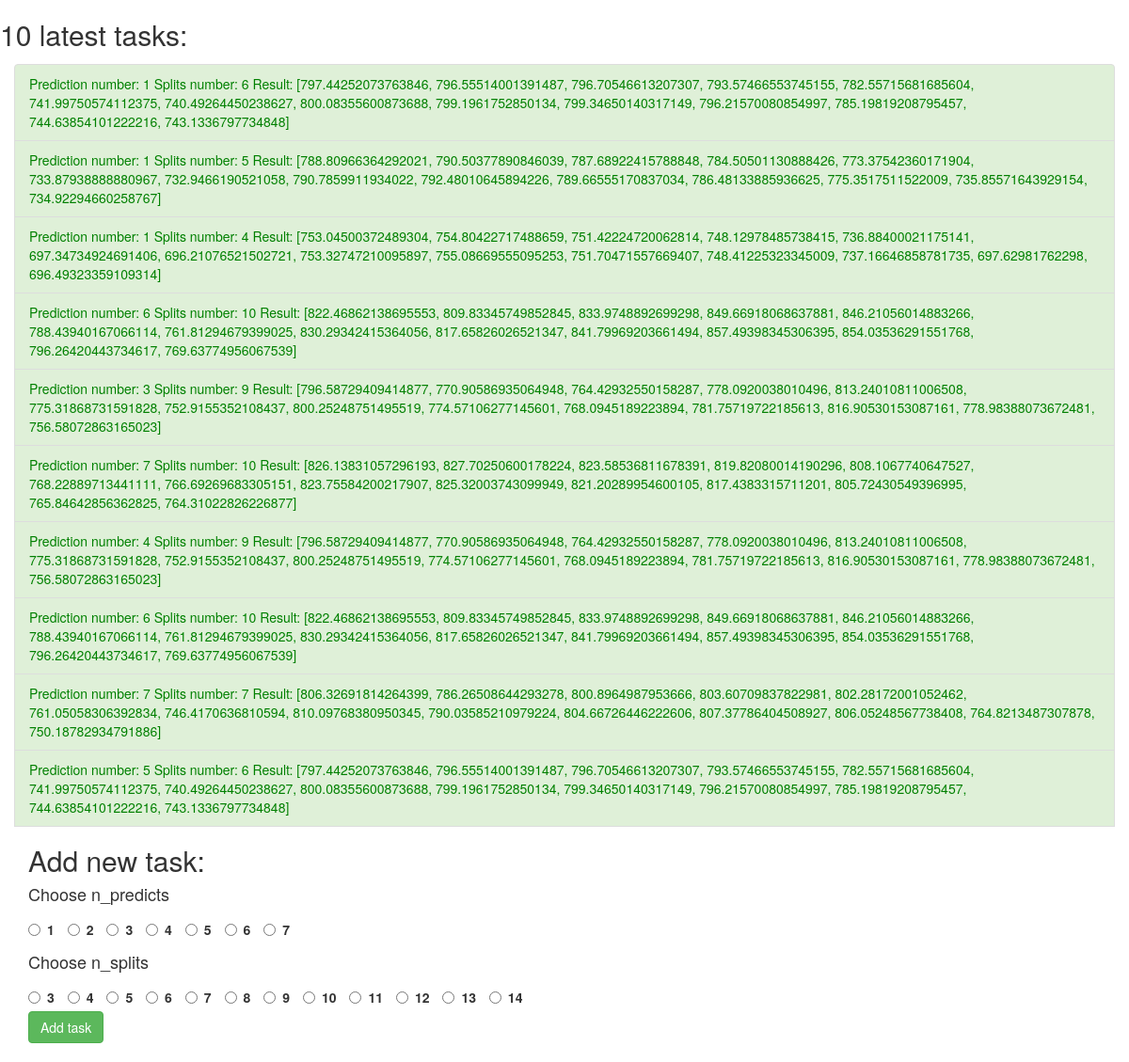
Screenshot of /webinterface/ with the database file from the repository.
### webinterface/models.py (models this page shows, shortened)
class Object(models.Model):
    n_predicts = models.IntegerField(default=7)
    n_splits = models.IntegerField(default=3)
    status = models.CharField(max_length=200)

### webinterface/views.py (the view)
# urls.py: path('', views.index, name='index'),
def index(request):
    latest_task_list = Object.objects.order_by('-id')[:10]
    context = {'latest_object_list': latest_task_list, 'predict_list': range(1,8), 'split_list':range(3,15)}
    start_new_thread(startupdate,())
    return render(request, 'webinterface/index.html', context)

### webinterface/templates/webinterface/index.html (shortened to what this page needs)
{% load static %}
<link rel="stylesheet" href="https://maxcdn.bootstrapcdn.com/bootstrap/3.3.7/css/bootstrap.min.css">
<link rel="stylesheet" type="text/css" href="{% static 'webinterface/style.css' %}" />
<h2>
10 latest tasks:
</h2>
{% if latest_object_list %}
	<div class="list-group">
    {% for obj in latest_object_list %}
		<a href="#" class="list-group-item list-group-item-success">Prediction number: {{ obj.n_predicts }} Splits number:  {{ obj.n_splits }} Result: {{obj.status}}</a>
    {% endfor %}
	<div/>
{% else %}
    <p>You have no tasks.</p>
{% endif %}
<h2>Add new task:</h2>
<form class="form-horizontal" action="{% url 'webinterface:addtask' %}" method="post">
<h4>Choose n_predicts</h4>
{% for i in predict_list %}
    <div class="radio-inline"><input type="radio" name="n_predicts" id="{{ forloop.counter }}" value="{{ i }}" />
    <label for="n_predicts{{ forloop.counter }}">{{ i }}</label></div>
{% endfor %}
<h4>Choose n_splits</h4>
{% for i in split_list %}
    <div class="radio-inline">
		<input type="radio" name="n_splits" id="{{ forloop.counter }}" value="{{ i }}" />
		<label for="n_splits{{ forloop.counter }}">{{ i }}</label>
	</div>
{% endfor %}
<input class="btn btn-success" type="submit" value="Add task" />
</form>

### webinterface/static/webinterface/style.css (style rules this page uses)
a[href="#"] { color: green; }
div { margin:15; }
div[class="radio-inline"] { margin:0; }

### rows the page displays
Object: n_predicts "1", n_splits "6", status "[797.44252073763846, 796.55514001391487, 796.70546613207307, 793.57466553745155, 782.55715681685604, 741.99750574112375, 740.49264450238627, 800.08355600873688, 799.1961752850134, 799.34650140317149, 796.21570080854997, 785.19819208795457, 744.63854101222216, 743.1336797734848]"
Object: n_predicts "1", n_splits "5", status "[788.80966364292021, 790.50377890846039, 787.68922415788848, 784.50501130888426, 773.37542360171904, 733.87938888880967, 732.9466190521058, 790.7859911934022, 792.48010645894226, 789.66555170837034, 786.48133885936625, 775.3517511522009, 735.85571643929154, 734.92294660258767]"
Object: n_predicts "1", n_splits "4", status "[753.04500372489304, 754.80422717488659, 751.42224720062814, 748.12978485738415, 736.88400021175141, 697.34734924691406, 696.21076521502721, 753.32747210095897, 755.08669555095253, 751.70471557669407, 748.41225323345009, 737.16646858781735, 697.62981762298, 696.49323359109314]"
Object: n_predicts "6", n_splits "10", status "[822.46862138695553, 809.83345749852845, 833.9748892699298, 849.66918068637881, 846.21056014883266, 788.43940167066114, 761.81294679399025, 830.29342415364056, 817.65826026521347, 841.79969203661494, 857.49398345306395, 854.03536291551768, 796.26420443734617, 769.63774956067539]"
Object: n_predicts "3", n_splits "9", status "[796.58729409414877, 770.90586935064948, 764.42932550158287, 778.0920038010496, 813.24010811006508, 775.31868731591828, 752.9155352108437, 800.25248751495519, 774.57106277145601, 768.0945189223894, 781.75719722185613, 816.90530153087161, 778.98388073672481, 756.58072863165023]"
Object: n_predicts "7", n_splits "10", status "[826.13831057296193, 827.70250600178224, 823.58536811678391, 819.82080014190296, 808.1067740647527, 768.22889713441111, 766.69269683305151, 823.75584200217907, 825.32003743099949, 821.20289954600105, 817.4383315711201, 805.72430549396995, 765.84642856362825, 764.31022826226877]"
Object: n_predicts "4", n_splits "9", status "[796.58729409414877, 770.90586935064948, 764.42932550158287, 778.0920038010496, 813.24010811006508, 775.31868731591828, 752.9155352108437, 800.25248751495519, 774.57106277145601, 768.0945189223894, 781.75719722185613, 816.90530153087161, 778.98388073672481, 756.58072863165023]"
Object: n_predicts "6", n_splits "10", status "[822.46862138695553, 809.83345749852845, 833.9748892699298, 849.66918068637881, 846.21056014883266, 788.43940167066114, 761.81294679399025, 830.29342415364056, 817.65826026521347, 841.79969203661494, 857.49398345306395, 854.03536291551768, 796.26420443734617, 769.63774956067539]"
Object: n_predicts "7", n_splits "7", status "[806.32691814264399, 786.26508644293278, 800.8964987953666, 803.60709837822981, 802.28172001052462, 761.05058306392834, 746.4170636810594, 810.09768380950345, 790.03585210979224, 804.66726446222606, 807.37786404508927, 806.05248567738408, 764.8213487307878, 750.18782934791886]"
Object: n_predicts "5", n_splits "6", status "[797.44252073763846, 796.55514001391487, 796.70546613207307, 793.57466553745155, 782.55715681685604, 741.99750574112375, 740.49264450238627, 800.08355600873688, 799.1961752850134, 799.34650140317149, 796.21570080854997, 785.19819208795457, 744.63854101222216, 743.1336797734848]"

### other values shown
{{ i }} "1" "2" "3" "4" "5" "6" "7"
{{ i }} "3" "4" "5" "6" "7" "8" "9" "10" "11" "12" "13" "14"
